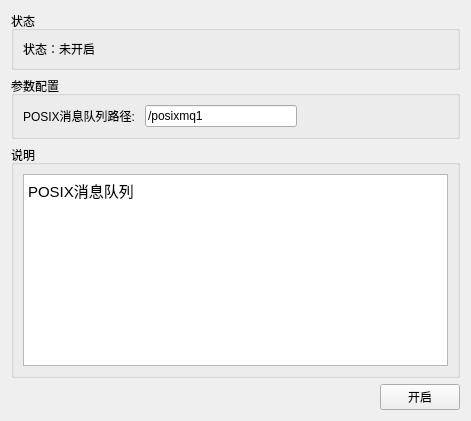
           <widget class="QWidget" name="tab_7">
            <attribute name="title">
             <string>配置状态</string>
            </attribute>
            <layout class="QGridLayout" name="gridLayout_14">
             <item row="0" column="0" colspan="2">
              <widget class="QGroupBox" name="groupBox_7">
               <property name="title">
                <string>状态</string>
               </property>
               <layout class="QVBoxLayout" name="verticalLayout_5">
                <item>
                 <widget class="QLabel" name="posixmq_state_label">
                  <property name="text">
                   <string>状态：未开启</string>
                  </property>
                 </widget>
                </item>
               </layout>
              </widget>
             </item>
             <item row="1" column="0" colspan="2">
              <widget class="QGroupBox" name="groupBox_8">
               <property name="title">
                <string>参数配置</string>
               </property>
               <layout class="QGridLayout" name="gridLayout_15">
                <item row="0" column="0">
                 <layout class="QHBoxLayout" name="horizontalLayout_6">
                  <item>
                   <widget class="QLabel" name="label_9">
                    <property name="text">
                     <string>POSIX消息队列路径: </string>
                    </property>
                   </widget>
                  </item>
                  <item>
                   <widget class="QLineEdit" name="posixmq_lineEdit01">
                    <property name="text">
                     <string>/posixmq1</string>
                    </property>
                   </widget>
                  </item>
                  <item>
                   <spacer name="horizontalSpacer_7">
                    <property name="orientation">
                     <enum>Qt::Horizontal</enum>
                    </property>
                    <property name="sizeHint" stdset="0">
                     <size>
                      <width>40</width>
                      <height>20</height>
                     </size>
                    </property>
                   </spacer>
                  </item>
                 </layout>
                </item>
               </layout>
              </widget>
             </item>
             <item row="2" column="0" colspan="2">
              <widget class="QGroupBox" name="groupBox_9">
               <property name="title">
                <string>说明</string>
               </property>
               <layout class="QGridLayout" name="gridLayout_16">
                <item row="0" column="0">
                 <widget class="QTextBrowser" name="textBrowser_3">
                  <property name="html">
                   <string>&lt;!DOCTYPE HTML PUBLIC &quot;-//W3C//DTD HTML 4.0//EN&quot; &quot;http://www.w3.org/TR/REC-html40/strict.dtd&quot;&gt;
&lt;html&gt;&lt;head&gt;&lt;meta name=&quot;qrichtext&quot; content=&quot;1&quot; /&gt;&lt;style type=&quot;text/css&quot;&gt;
p, li { white-space: pre-wrap; }
&lt;/style&gt;&lt;/head&gt;&lt;body style=&quot; font-family:'文泉驿微米黑'; font-size:11pt; font-weight:400; font-style:normal;&quot;&gt;
&lt;p style=&quot; margin-top:0px; margin-bottom:0px; margin-left:0px; margin-right:0px; -qt-block-indent:0; text-indent:0px;&quot;&gt;POSIX消息队列&lt;/p&gt;&lt;/body&gt;&lt;/html&gt;</string>
                  </property>
                 </widget>
                </item>
               </layout>
              </widget>
             </item>
             <item row="3" column="0">
              <spacer name="horizontalSpacer_8">
               <property name="orientation">
                <enum>Qt::Horizontal</enum>
               </property>
               <property name="sizeHint" stdset="0">
                <size>
                 <width>363</width>
                 <height>20</height>
                </size>
               </property>
              </spacer>
             </item>
             <item row="3" column="1">
              <widget class="QPushButton" name="posixmq_btn_enter">
               <property name="text">
                <string>开启</string>
               </property>
              </widget>
             </item>
            </layout>
           </widget>
